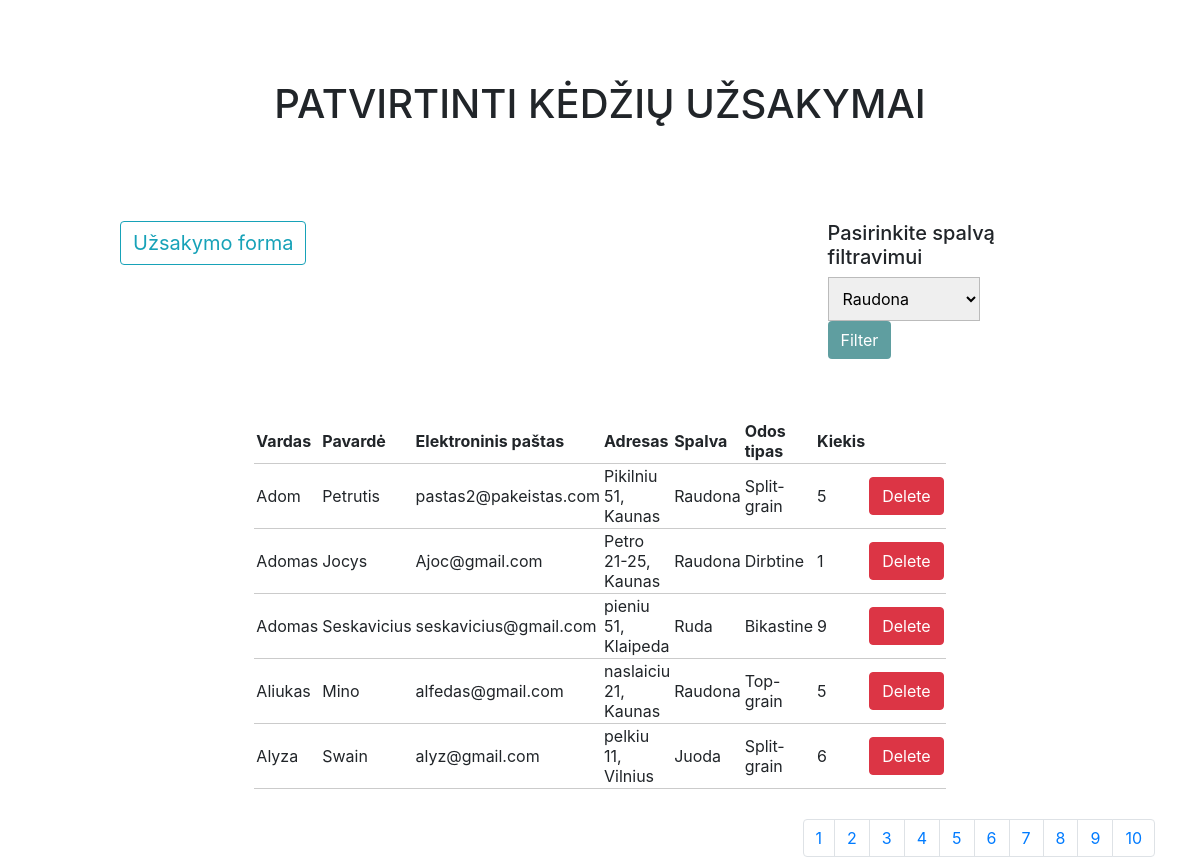
The app's page /order.php with its own data.
### tables this page shows
CREATE TABLE `data` (
  `id` int(8) NOT NULL,
  `name` varchar(255) NOT NULL,
  `surname` varchar(255) NOT NULL,
  `email` varchar(255) NOT NULL,
  `adress` varchar(255) NOT NULL,
  `color` varchar(255) NOT NULL,
  `leather` varchar(255) NOT NULL,
  `amount` int(10) NOT NULL,
  `price` double NOT NULL
);

### order.php (the view, shortened to what this page needs)
<?php include('server.php') ?>
<!DOCTYPE html>
<html>
<head>
</head>
<body>
<header>
    <h1>Patvirtinti kėdžių užsakymai</h1>
</header>
<div class="container">
    <div class="row">
        <div class="col" style="padding: 5px 90px;">
            <button type="button" onclick="location.href='chair.php';" style="font-size: 20px"
                    class="btn btn-outline-info">Užsakymo forma
            </button>
        </div>
        <div class="col">
            <form action="" method="get" class="formfix" style="width: 200px; height: 173px">
                <h5>Pasirinkite spalvą filtravimui</h5>
                <select name="colorlist" style="width: 80%;">
                    <?php
                    $colors = ['Raudona', 'Melyna', 'Ruda', 'Juoda', 'Balta'];
                    foreach ($colors as $color) {
                        $colorSelected = '';
                        echo "<option value=\"$color\"' . $colorSelected . '>$color</option>";
                    }
                    ?>
                </select>
                <input type="submit" class="divider btn" name="color" value="Filter"/>
            </form>
        </div>
    </div>
</div>
<table>
    <thead>
    <tr>
        <th>Vardas</th>
        <th>Pavardė</th>
        <th>Elektroninis paštas</th>
        <th>Adresas</th>
        <th>Spalva</th>
        <th>Odos tipas</th>
        <th>Kiekis</th>
    </tr>
    </thead>
    <tbody>
    <?php
    $results = Paging();
    $totalPages = $results[1];
    ?>
    <?php $results = Paging(); ?>
    <?php while ($row = mysqli_fetch_array($results[0])) { ?>
        <form action="delete.php" class="formfix" method="get">
            <tr>
                <td> <?php echo $row["name"] ?></td>
                <td><?php echo $row["surname"] ?></td>
                <td><?php echo $row["email"] ?></td>
                <td><?php echo $row["adress"] ?></td>
                <td><?php echo $row["color"] ?></td>
                <td><?php echo $row["leather"] ?></td>
                <td><?php echo $row["amount"] ?></td>
                <td>
                    <button type="submit" class="btn btn-danger">Delete</button>
                </td>
        </form>
    <?php } ?>
    </tbody>
</table>
<div class="container">
    <div class="row">
        <div class="col">
        </div>
        <div class="col">
        </div>
        <div class="col">
            <div class="pagination">
                <?php
                $query = $_GET;
                for ($i = 1; $i <= $totalPages; ++$i) {
                    $query['page'] = $i;
                    echo "<li class=\"page-item\"><a class=\"page-link\" href='?" . http_build_query($query) . "'>$i</a></li> ";
                }
                ?>
            </div>
        </div>
    </div>
</div>
</body>
</html>

### server.php (shortened to what this page needs)
<link type="text/css" rel="stylesheet" href="style.css">
<link rel="stylesheet" href="https://stackpath.bootstrapcdn.com/bootstrap/4.1.3/css/bootstrap.min.css"
>
<?php
require_once 'config.php';
function getDbConn()
{
    global $config, $dbConnection;
    if (! isset($dbConnection) || ! $dbConnection) {
        $dbConnection = mysqli_connect($config['db']['host'], $config['db']['username'], $config['db']['password'], $config['db']['dbname']);
    }
    return $dbConnection;
}
function paging()
{
    $db = getDbConn();
    $per_page = 5;
    $page = 1;
    $start_from = ($page - 1) * $per_page;
    $where = '1';
    $results = mysqli_query($db, "SELECT * FROM `data` WHERE $where ORDER BY `name` LIMIT $start_from, $per_page");
    $total_rows = mysqli_query($db, "SELECT COUNT(*) FROM `data` WHERE $where");
    $total_rows = mysqli_fetch_row($total_rows);
    $total_rows = $total_rows[0];
    $total_pages = $total_rows / $per_page;
    $total_pages = ceil($total_pages);
    $info[0] = $results;
    $info[1] = $total_pages;
    return $info;
}
?>

### style.css (style rules this page uses)
body { font-size: 19px; }
table { width: 50%; margin: 30px auto; border-collapse: collapse; text-align: left; }
tr { border-bottom: 1px solid #cbcbcb; }
th, td { border: none; height: 30px; padding: 2px; }
.formfix { width: 30%; margin: auto; text-align: left; padding: 5px; border: none; }
select { text-align: left; padding: 10px; border: 1px solid #bbbbbb; width: 55%; }
form { width: 45%; margin: 50px auto; text-align: left; padding: 20px; border: 1px solid #bbbbbb; border-radius: 5px; }
.btn { padding: 10px; font-size: 15px; color: white; background: #5F9EA0; border: none; border-radius: 5px; }
h1 { font-family: "Avant Garde", Avantgarde, "Century Gothic", CenturyGothic, "AppleGothic", sans-serif; font-size: 92px; padding: 80px 50px; text-align: center; text-transform: uppercase; text-rendering: optimizeLegibility; }

### records on screen
data: name "Adom", surname "Petrutis", email "pastas2@pakeistas.com", adress "Pikilniu 51, Kaunas", color "Raudona", leather "Split-grain", amount "5"
data: name "Adomas", surname "Jocys", email "Ajoc@gmail.com", adress "Petro 21-25, Kaunas", color "Raudona", leather "Dirbtine", amount "1"
data: name "Adomas", surname "Seskavicius", email "seskavicius@gmail.com", adress "pieniu 51, Klaipeda", color "Ruda", leather "Bikastine", amount "9"
data: name "Aliukas", surname "Mino", email "alfedas@gmail.com", adress "naslaiciu 21, Kaunas", color "Raudona", leather "Top-grain", amount "5"
data: name "Alyza", surname "Swain", email "alyz@gmail.com", adress "pelkiu 11, Vilnius", color "Juoda", leather "Split-grain", amount "6"

### other values on screen
form field colorlist "Raudona"
